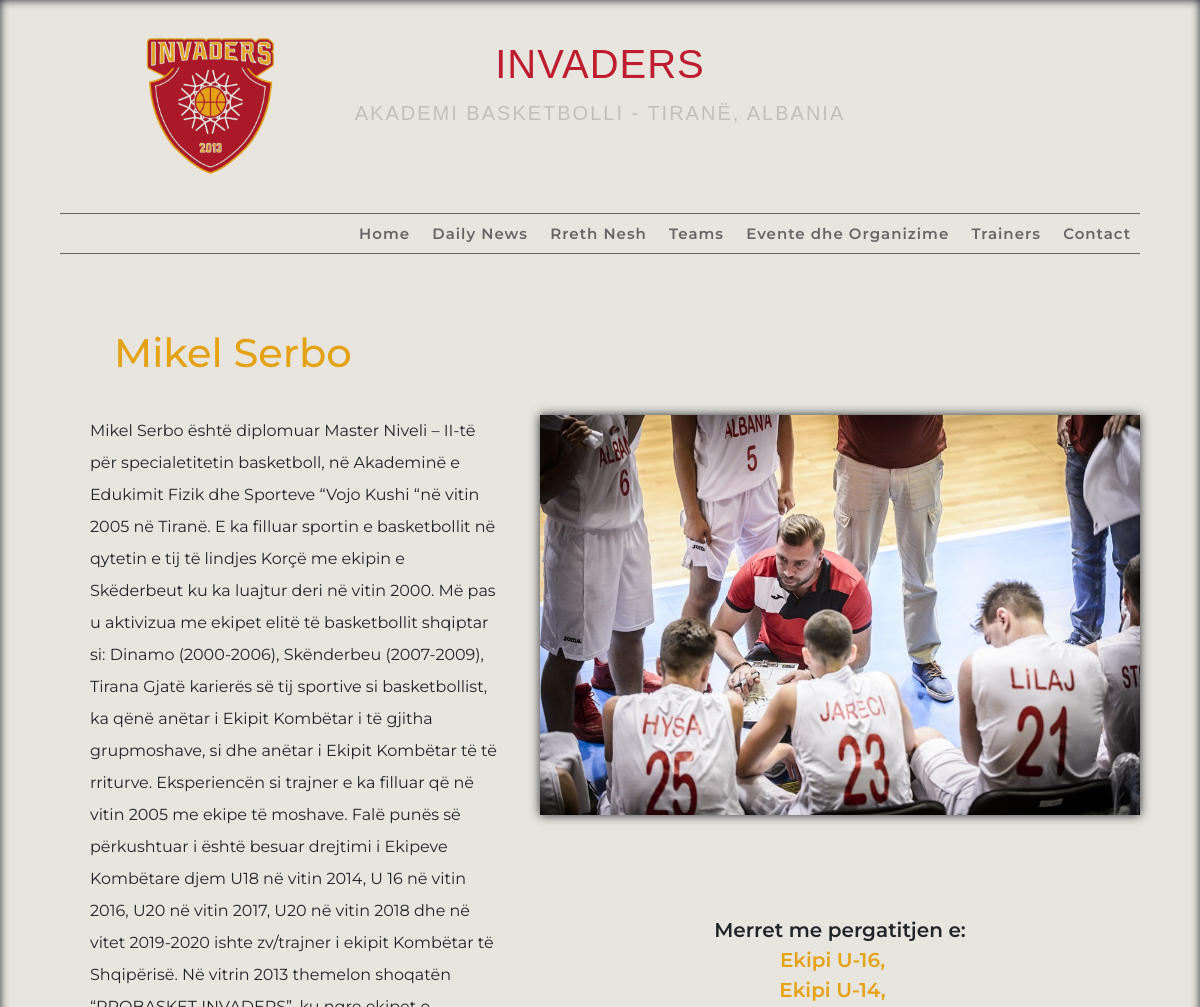
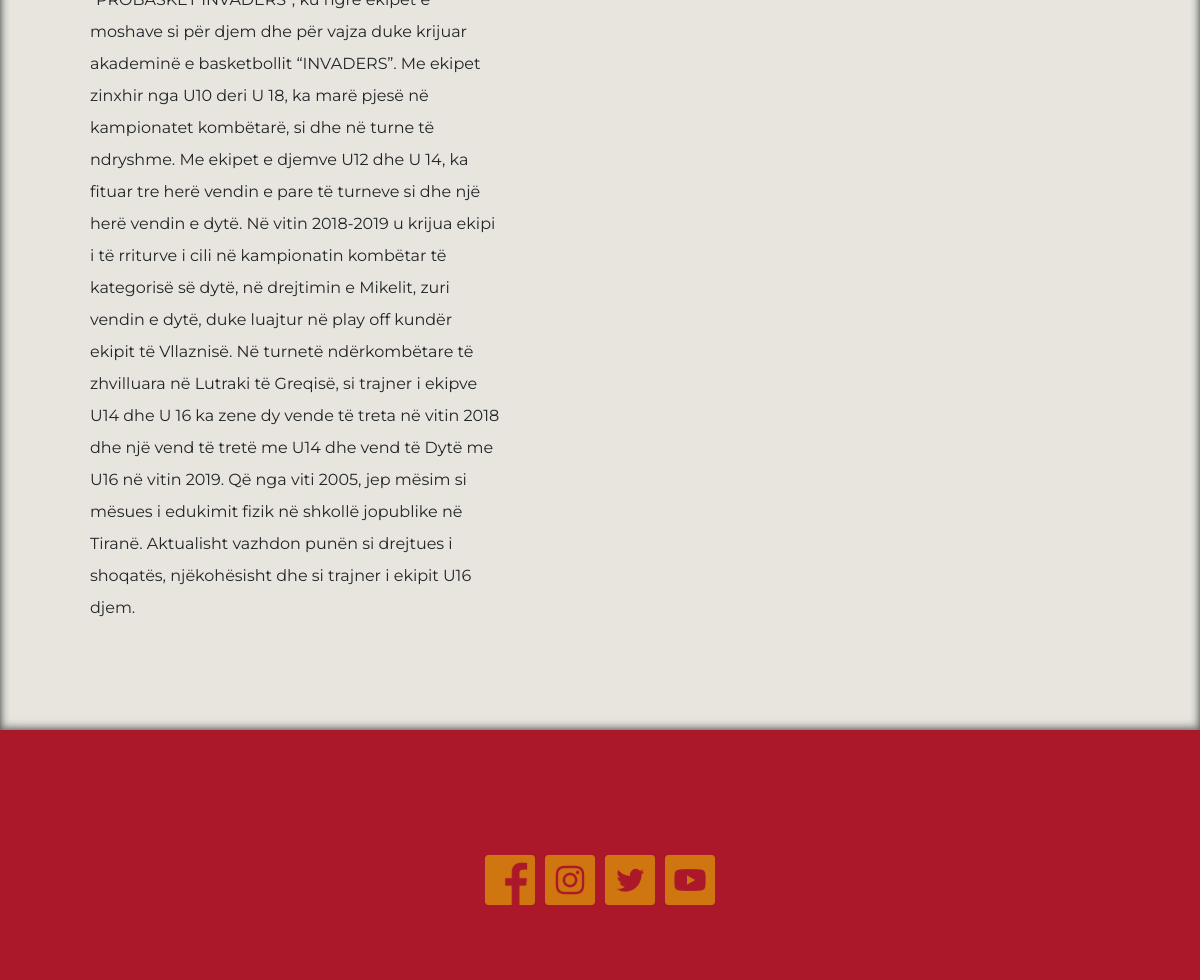
/team/trainer/Mikel/, run on the app's committed database (2 pictures, top to bottom).
### Ekipet/models.py (models this page shows, shortened)
class Trainer(models.Model):
	profile = models.ImageField(default = 'default.jpg', upload_to = 'trainers_profile')
	first = models.CharField(max_length = 32)
	last = models.CharField(max_length = 32)
	description = models.TextField(default = '')
	def __str__(self):
		return f"{self.first} {self.last}"

class Ekipet(models.Model):
	image = models.ImageField(default = 'default.jpg', upload_to = 'team_pics')
	category = models.OneToOneField(Grupmoshat, on_delete = models.CASCADE,related_name = "team")
	description = models.TextField()
	trainers = models.ManyToManyField(Trainer,default = None, related_name = 'profesor')

class Grupmoshat(models.Model):
	fillim = models.IntegerField()
	mbarim = models.IntegerField()
	def __str__(self):
		return f"Ekipi U-{self.mbarim}"

### Ekipet/views.py (the view)
# urls.py: path('trainer/<str:first>/', views.trainerView, name = 'trainer'),
def trainerView(request, first):
	trainer = Trainer.objects.get(first = first)
	context = {
		'trainer': trainer
	}
	return render(request, 'Ekipet/trainers.html', context)

### blog/models.py (called while the page is built)
	def __str__(self):
		return f"{self.type}"

### custom_app/context_processors.py (called while the page is built)
def custom_processor(request):
	grmosha = Grupmoshat.objects.all()
	category = Category.objects.all()
	trainer = Trainer.objects.all()
	return {'grupmoshat': grmosha, 'kategori': category,'trajner': trainer }

### Ekipet/templates/Ekipet/trainers.html
{% extends 'blog/base.html' %}
{% block content %}
<div class="trainer-content">
<div class="up-post">
	<h1>{{ trainer }}</h1>
</div>
<div class="trainer-post">
<div class="trainer-left">
<p>{{ trainer.description }}</p>
</div>
<div class="trainer-right">
<div class="trainer-photo">
<img src="{{ trainer.profile.url }}">
</div>
<div class="trainer-teams">
	<div class="renditje-team">
		<h1>Merret me pergatitjen e: <br>
			{% for ekip in trainer.profesor.all %}
	<a href="{% url 'ekipi' ekip.category.mbarim %}">{{ ekip.category }},<br> </a>
	{% endfor %}
	</h1>
	</div>
</div>
</div>
</div>
</div>
{% endblock %}

### blog/templates/blog/base.html (shortened to what this page needs)
<!DOCTYPE html>
{% load static %}
<html lang="en">
<head>
	<link rel="stylesheet" href="https://unpkg.com/swiper/swiper-bundle.min.css">
	<link rel="stylesheet" href="https://maxcdn.bootstrapcdn.com/bootstrap/4.0.0/css/bootstrap.min.css">
	<link rel="stylesheet" type="text/css" href="{% static 'blog/main.css' %}">
</head>
<body>
<div class="web-section">
{% include 'partials/_navbar.html' %}
	{% block content %}
	{% endblock %}
{% include 'partials/footer.html' %}
</div>
</body>
</html>

### blog/templates/partials/_navbar.html (shortened to what this page needs)
{% load static %}
<header>
	<div class="web-intro">
		<img src="{% static 'invaders.png' %}">
		<div class="headers">
			<h1>INVADERS</h1>
			<a href=""><h2>Akademi Basketbolli - Tiranë, Albania</h2></a>
		</div>
	</div>
	<nav>
		<ul>
			<li><a href="{% url 'index' %}">Home</a></li>
			<li><a href="{% url 'news' %}">Daily News</a></li>
			<li class="dropdown-css">
	            <a href="javascript:void(0)" class="dropbtn-css">Rreth Nesh</a>
       	   </li>
			<li class="dropdown-css">
	            <a href="javascript:void(0)" class="dropbtn-css">Teams</a>
       	   </li>
			  <li class="dropdown-css">
	            <a href="javascript:void(0)" class="dropbtn-css">Evente dhe Organizime</a>
       	   </li>
			  <li class="dropdown-css">
	            <a href="javascript:void(0)" class="dropbtn-css">Trainers
	        </a>
       	   </li>
			<li><a href="{% url 'contact' %}">Contact</a></li>
		</ul>
	</nav>
</header>

### blog/templates/partials/footer.html
{% load static %}
<footer class="footer">
	<div class="foot-block">
		<div class="referencat">
			<div class="fotot">
				<a href="https://www.facebook.com/InvadersBasket/"><img src="{% static 'footer_logos/001-facebook.png' %}"></a>
			</div>
			<div class="fotot">
				<a href="https://www.instagram.com/invaders_basket/"><img src="{% static 'footer_logos/011-instagram.png' %}"></a>
			</div>
			<div class="fotot">
				<a href="https://twitter.com/invaders_basket"><img src="{% static 'footer_logos/013-twitter.png' %}"></a>
			</div>
			<div class="fotot">
				<a href="https://www.youtube.com/channel/UC7VdpZ6G3DBAagl5to-ZQZQ"><img src="{% static 'footer_logos/008-youtube.png' %}"></a>
			</div>
		</div>
	</div>
</footer>

### blog/static/blog/main.css (style rules this page uses)
:root { --background: #BD1D2E; --darkbackground: #AB1829; --oatmeal: #EAE6DA; --pearl: #EBE9DA; --paleSmoke : #D5D6D1; --Winter : #e8e5de; --Portokalli : #E4A216; }
* { margin: 0; padding: 0; }
body { background: var(--background); font-family: 'Montserrat', sans-serif; animation: WebFade 1s ease-in-out; }
.web-section { width: 1450px; background : var(--Winter); margin: 0 auto; position: relative; box-shadow: inset 0 0 10px; }
header { width: 90%; margin: 0 auto 0 auto; height: 254px; position: relative; border-bottom: 1px solid #666; }
.web-intro { margin: 0 auto; align-items: center; text-align: center; }
.web-intro img { width: 300px; position: absolute; left: 0; }
.web-intro .headers { padding-top: 40px; }
.web-intro h1 { font-family: helvetica; letter-spacing: 1px; color: var(--background); }
.web-intro h2 { padding-top: 5px; text-transform: uppercase; font-family: helvetica; font-size: 20px; letter-spacing: 2px; font-weight: 400; color: #888; opacity: 0.4; }
nav { position: absolute; bottom: 0; right: 0; height: 40px; width: 100%; border-top: 1px solid #666; }
nav ul { float: right; }
nav ul li { display: inline-flex; width: auto; }
nav ul li a, .dropbtn-css { font-size: 15px; line-height: 1.5em; letter-spacing: 1px; color: #666; padding: 9px; text-align: center; font-weight: 600; display: inline-block; }
li.dropdown-css { display: inline-block; }
.trainer-content { width: 90%; margin: 0 auto; }
.up-post { width: 90%; margin: 0 auto; margin-top: 75px; }
.up-post h1 { color: var(--Portokalli) }
.trainer-post { display: inline-flex; padding-bottom: 60px; }
.trainer-left { margin: 30px; margin-right: 40px; line-height: 2em; }
.trainer-right { width: 600px; margin:30px auto; }
.trainer-photo { box-shadow: 0 0 10px; }
.trainer-photo img { width: 600px; height: 400px; }
.trainer-teams { margin-top: 100px; }
.renditje-team { text-align: center; }
.renditje-team h1 { font-size: 20px; font-weight: 600; line-height: 1.5em; }
.renditje-team a { margin-right: 15px; color: var(--Portokalli) }
footer { background: var(--darkbackground); height: 250px; width: 100%; box-shadow: 0 0 10px; }
footer .foot-block { margin: 0 auto; height: 100%; width: 250px; position: relative; }
.referencat { width: 100%; height: 50px; position: absolute; top: 50%; -ms-transform: translate(-50%, -50%); display: inline-flex; }
.referencat .fotot img { max-width: 50px; margin-left: 10px; }
@media screen and (max-width: 1450px) { .web-section { width:100%; } }

### data on the page
Trainer: first+last "Mikel Serbo", description "Mikel Serbo është diplomuar Master Niveli – II-të për specialetitetin basketboll, në Akademinë e Edukimit Fizik dhe Sporteve “Vojo Kushi “në vitin 2005 në Tiranë. E ka filluar sportin e basketbollit në qytetin e tij të lindjes Korçë me ekipin e Skëderbeut ku ka luajtur deri në vitin 2000. Më pas u aktivizua me ekipet elitë të basketbollit shqiptar si: Dinamo (2000-2006), Skënderbeu (2007-2009), Tirana Gjatë karierës së tij sportive si basketbollist, ka qënë anëtar i Ekipit Kombëtar i të gjitha grupmoshave, si dhe anëtar i Ekipit Kombëtar të të rriturve. Eksperiencën si trajner e ka filluar që në vitin 2005 me ekipe të moshave. Falë punës së përkushtuar i është besuar drejtimi i Ekipeve…", profile (picture)
Ekipet: category "Ekipi U-16"
Ekipet: category "Ekipi U-14"
